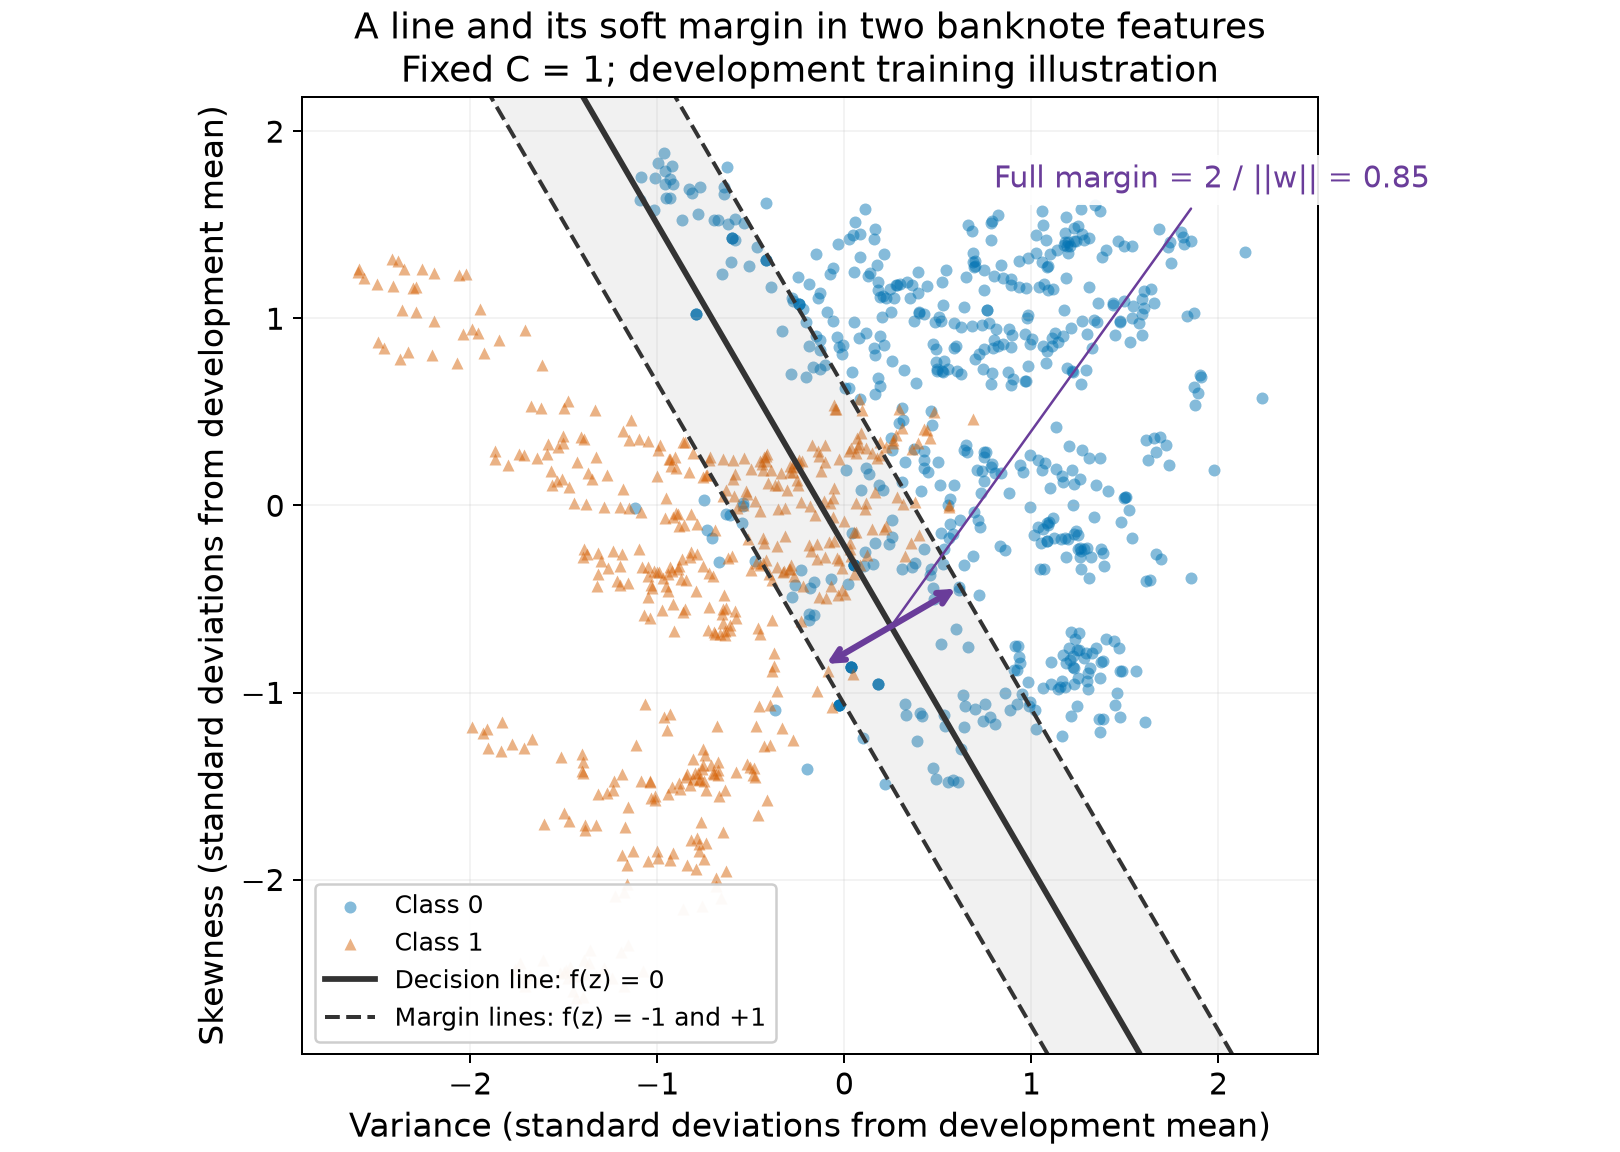

The Python source for this figure:
from pathlib import Path
import os
os.environ['MPLCONFIGDIR'] = str(Path('.mplcache').resolve())
import json
import numpy as np
import pandas as pd
import matplotlib
matplotlib.use('Agg')
import matplotlib.pyplot as plt
from sklearn.preprocessing import StandardScaler
from sklearn.svm import SVC

# Load only development rows, using the saved roles without inspecting heldout values.
roles = pd.read_csv('banknote_split_roles_v1.csv')
dev_rows = set(roles.loc[roles.split_role == 'development', 'row_id'])
cols = ['variance','skewness','kurtosis','entropy','class']
dev = pd.read_csv('banknote_raw.csv', header=None, names=cols,
                  skiprows=lambda i: i+1 not in dev_rows)
features = ['variance','skewness']
scaler = StandardScaler()
X = scaler.fit_transform(dev[features])
y = dev['class'].to_numpy()
# A fixed C for geometry, with no tuning or performance evaluation.
model = SVC(kernel='linear', C=1.0)
model.fit(X, y)
w = model.coef_[0]
b = float(model.intercept_[0])
norm = float(np.linalg.norm(w))
scores = model.decision_function(X)
signed_margins = (2*y-1)*scores
result = {
    'purpose': 'two-feature development training illustration, not model selection or final testing',
    'features': features, 'C': 1.0,
    'standardization_mean': scaler.mean_.tolist(),
    'standardization_scale': scaler.scale_.tolist(),
    'w': w.tolist(), 'b': b, 'norm_w': norm,
    'distance_from_boundary_to_each_margin': 1/norm,
    'full_margin_width': 2/norm,
    'development_training_rows': len(y),
    'training_misclassified_rows': int(np.sum(model.predict(X) != y)),
    'rows_strictly_inside_margin_or_on_wrong_side': int(np.sum(signed_margins < 1-1e-6)),
    'support_vectors': int(len(model.support_)),
}
Path('banknote_margin_geometry_results_v1.json').write_text(json.dumps(result, indent=2)+'\n')
pd.DataFrame({'row_id': sorted(dev_rows), 'standardized_variance': X[:,0],
              'standardized_skewness': X[:,1], 'class': y,
              'score': scores, 'signed_functional_margin': signed_margins,
              'support_vector': np.isin(np.arange(len(y)), model.support_)}).to_csv('banknote_margin_geometry_points_v1.csv', index=False)
plt.rcParams.update({'font.size':12, 'axes.labelsize':13})
fig, ax = plt.subplots(figsize=(9,6.4), constrained_layout=True)
for c,color,marker in [(0,'#0072B2','o'),(1,'#D55E00','^')]:
    mask = y == c
    ax.scatter(X[mask,0],X[mask,1],s=23,alpha=.48,c=color,marker=marker,label=f'Class {c}',linewidths=0)
xlim = (float(X[:,0].min()-.3),float(X[:,0].max()+.3))
ylim = (float(X[:,1].min()-.3),float(X[:,1].max()+.3))
xx,yy = np.meshgrid(np.linspace(*xlim,300),np.linspace(*ylim,300))
zz = w[0]*xx+w[1]*yy+b
ax.contourf(xx,yy,zz,levels=[-1,1],colors=['#777777'],alpha=.10)
ax.contour(xx,yy,zz,levels=[-1,0,1],colors=['#333333']*3,linestyles=['--','-','--'],linewidths=[1.6,2.3,1.6])
# Draw a segment normal to the boundary, at a location away from its densest region.
anchor_x = .25
anchor = np.array([anchor_x,(-b-w[0]*anchor_x)/w[1]])
normal_offset = w/(norm**2)
p1,p2 = anchor-normal_offset,anchor+normal_offset
ax.annotate('',xy=p1,xytext=p2,arrowprops={'arrowstyle':'<->','color':'#6A3D9A','lw':2.5})
ax.annotate(f'Full margin = 2 / ||w|| = {2/norm:.2f}',xy=anchor,xytext=(.8,1.7),
            arrowprops={'arrowstyle':'-','color':'#6A3D9A'},color='#6A3D9A',fontsize=12,
            bbox={'facecolor':'white','alpha':.9,'edgecolor':'none'})
from matplotlib.lines import Line2D
handles,labels=ax.get_legend_handles_labels()
handles += [Line2D([0],[0],color='#333333',lw=2.3),Line2D([0],[0],color='#333333',ls='--',lw=1.6)]
labels += ['Decision line: f(z) = 0','Margin lines: f(z) = -1 and +1']
ax.legend(handles,labels,loc='lower left',fontsize=10,framealpha=.95)
ax.set(xlim=xlim,ylim=ylim,xlabel='Variance (standard deviations from development mean)',
       ylabel='Skewness (standard deviations from development mean)',
       title='A line and its soft margin in two banknote features\nFixed C = 1; development training illustration')
ax.set_aspect('equal',adjustable='box')
ax.grid(alpha=.15)
fig.savefig('banknote_margin_geometry_v1.png',dpi=180)
plt.close(fig)
print(json.dumps(result,indent=2))
